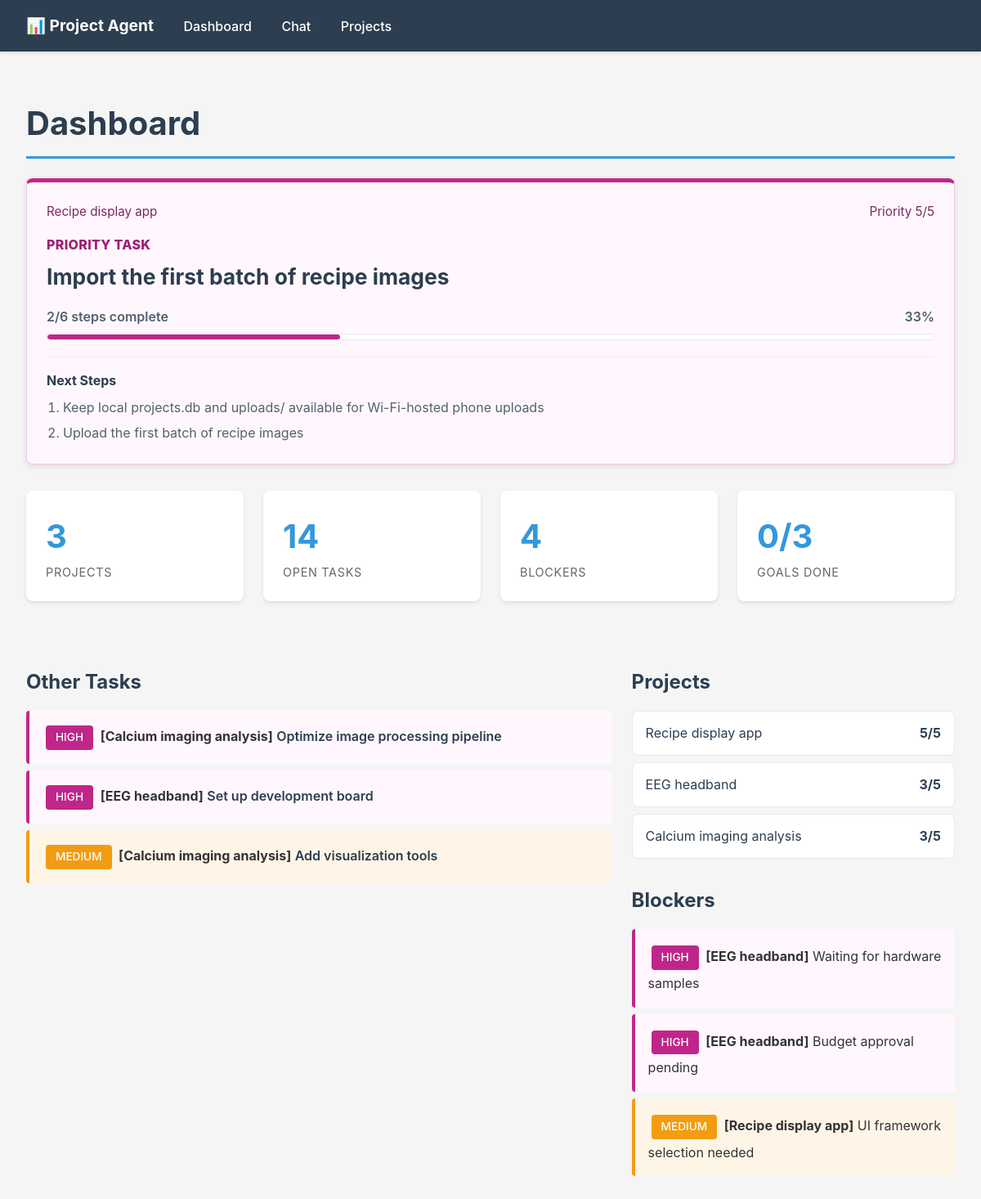
Before: / with the older database file.
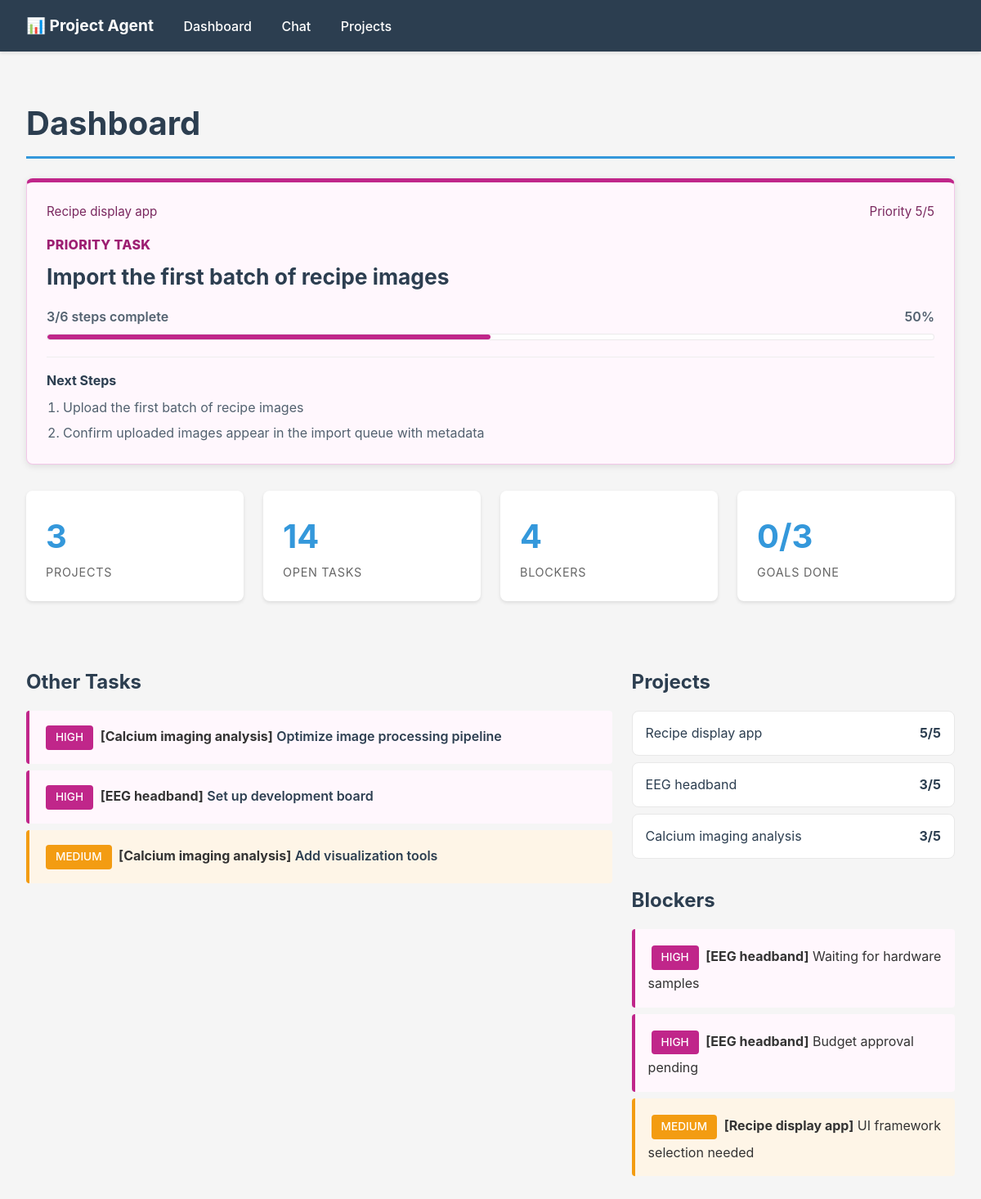
After: the same page with the newer database file.
### tables this page shows
CREATE TABLE task_steps (
                id INTEGER PRIMARY KEY AUTOINCREMENT,
                action_id INTEGER NOT NULL,
                step TEXT NOT NULL,
                status TEXT DEFAULT 'open',
                sort_order INTEGER DEFAULT 100,
                completed_at TEXT DEFAULT '',
                created_at TEXT DEFAULT CURRENT_TIMESTAMP,
                FOREIGN KEY (action_id) REFERENCES recommended_actions(id) ON DELETE CASCADE
            );

CREATE TABLE recommended_actions (
                id INTEGER PRIMARY KEY AUTOINCREMENT,
                project_id INTEGER NOT NULL,
                action TEXT NOT NULL,
                priority TEXT DEFAULT 'medium',
                created_at TEXT DEFAULT CURRENT_TIMESTAMP, sort_order INTEGER DEFAULT 100, status TEXT DEFAULT 'open', completed_at TEXT DEFAULT '',
                FOREIGN KEY (project_id) REFERENCES projects(id) ON DELETE CASCADE
            );

CREATE TABLE projects (
                id INTEGER PRIMARY KEY AUTOINCREMENT,
                name TEXT UNIQUE NOT NULL,
                status TEXT DEFAULT 'active',
                created_at TEXT DEFAULT CURRENT_TIMESTAMP,
                updated_at TEXT DEFAULT CURRENT_TIMESTAMP
            , description TEXT DEFAULT '', priority_score INTEGER DEFAULT 3, focus_reason TEXT DEFAULT '');

CREATE TABLE blockers (
                id INTEGER PRIMARY KEY AUTOINCREMENT,
                project_id INTEGER NOT NULL,
                description TEXT NOT NULL,
                severity TEXT DEFAULT 'medium',
                created_at TEXT DEFAULT CURRENT_TIMESTAMP,
                FOREIGN KEY (project_id) REFERENCES projects(id) ON DELETE CASCADE
            );

### api.py (the view)
@app.get("/")
def dashboard(request: Request):
    data = api_dashboard()
    data_json = json.dumps(data, default=str)
    data_clean = json.loads(data_json)
    context = {
        "request": request,
        "projects": data_clean["projects"],
        "recommended_project": data_clean["recommended_project"],
        "next_action": data_clean["next_action"],
        "blockers": data_clean["blockers"],
        "actions": data_clean["actions"],
        "goals": data_clean["goals"],
        "stats": data_clean["stats"],
    }
    template = jinja_env.get_template("dashboard.html")
    html = template.render(context)
    return HTMLResponse(html)

### templates/dashboard.html (shortened to what the changed rows need)
{% extends "base.html" %}
{% block content %}
<h1>Dashboard</h1>
<section class="focus-panel">
    {% if recommended_project and next_action %}
        <div class="focus-meta">
            <span>{{ recommended_project.name }}</span>
            <span>Priority {{ recommended_project.priority_score }}/5</span>
        </div>
        <div class="focus-task">
            <p class="priority-label">Priority Task</p>
            <h2><a href="/projects/{{ next_action.project_id }}/actions/{{ next_action.id }}">{{ next_action.action }}</a></h2>
            {% if next_action.steps_total %}
                <div class="focus-progress-row">
                    <span>{{ next_action.steps_done }}/{{ next_action.steps_total }} steps complete</span>
                    <span>{{ next_action.progress_percent }}%</span>
                </div>
                <div class="task-progress focus-progress" aria-label="{{ next_action.steps_done }} of {{ next_action.steps_total }} steps complete">
                    <div class="task-progress-fill" style="width: {{ next_action.progress_percent }}%;"></div>
                </div>
            {% endif %}
        </div>
        {% if next_action.top_open_steps %}
            <div class="focus-next-steps">
                <h3>Next Steps</h3>
                <ol>
                    {% for step in next_action.top_open_steps %}
                        <li>{{ step.step }}</li>
                    {% endfor %}
                </ol>
            </div>
        {% endif %}
    {% elif recommended_project %}
        <div class="focus-task">
            <p class="priority-label">Priority Project</p>
            <h2>{{ recommended_project.name }}</h2>
            <p>No open task is defined for this project.</p>
        </div>
    {% else %}
        <div class="focus-task">
            <p>No active project yet.</p>
        </div>
    {% endif %}
</section>
<div class="dashboard-two-column">
    <section>
        <h2>Other Tasks</h2>
        {% if actions %}
            {% for action in actions %}
                <div class="action action-{{ action.priority }} dashboard-action compact-action">
                    <div class="dashboard-action-header">
                        <div>
                            <span class="badge badge-{{ action.priority }}">{{ action.priority|upper }}</span>
                            <strong>[{{ action.project_name }}]</strong>
                            <a href="/projects/{{ action.project_id }}/actions/{{ action.id }}">{{ action.action }}</a>
                        </div>
                    </div>
                </div>
            {% endfor %}
        {% else %}
            <div class="empty-state">
                <p>No other open tasks.</p>
            </div>
        {% endif %}
    </section>
    <section>
        <h2>Projects</h2>
        {% if projects %}
            <div class="quiet-list">
                {% for project in projects %}
                    <a href="/projects/{{ project.id }}">
                        <span>{{ project.name }}</span>
                        <strong>{{ project.priority_score }}/5</strong>
                    </a>
                {% endfor %}
            </div>
        {% else %}
            <div class="empty-state">
                <p>No active projects yet.</p>
            </div>
        {% endif %}
        <h2>Blockers</h2>
        {% if blockers %}
            {% for blocker in blockers[:3] %}
                <div class="blocker blocker-{{ blocker.severity }}">
                    <span class="badge badge-{{ blocker.severity }}">{{ blocker.severity|upper }}</span>
                    <strong>[{{ blocker.project_name }}]</strong>
                    {{ blocker.description }}
                </div>
            {% endfor %}
        {% else %}
            <div class="empty-state">
                <p>No blockers.</p>
            </div>
        {% endif %}
    </section>
</div>
{% endblock %}

Changed rows visible on the page:
no longer on this page (row edited): task_steps: step "Keep local projects.db and uploads/ available for Wi-Fi-hosted phone uploads"
now on this page (row unchanged): task_steps: step "Confirm uploaded images appear in the import queue with metadata"
Other visible differences:
{{ next_action.steps_done }}: "2" → "3"
{{ next_action.progress_percent }}: "33" → "50"
{{ next_action.progress_percent }}: 33 → 50 (drawn)
